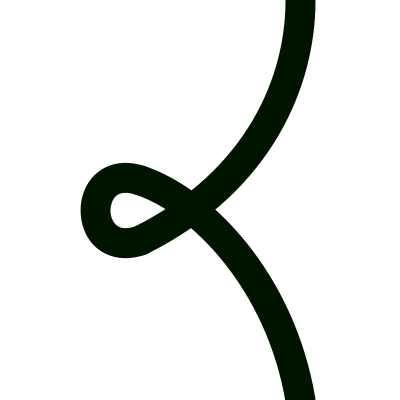
Frame 1 (no input)
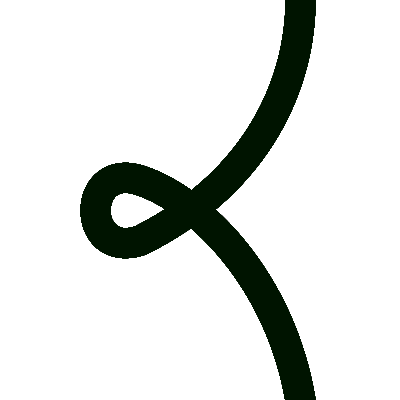
Frame 60 (the mouse pressed at the canvas centre just before this capture)
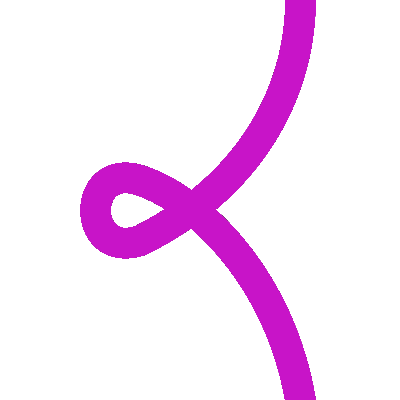
Frame 120 (the mouse held since frame 60 and released just before this capture)

The Processing sketch that drew these frames (run headless with seeded random() and noise(); from frame 60 on, the mouse is pressed at the canvas centre):

// Processing sketch: processing_135392
// ── processing_135392.pde


void setup(){
  size(400,400);
  background(255);
  smooth();
}

void draw(){
noFill();
stroke(mouseY,20,mouseX);
strokeWeight(30);


bezier(300,400,280,280,200,200,140,180);
bezier(140,180, 80,160, 80,260, 140,240); 
bezier(140,240, 260,180, 300,80, 300,0); 

 
  
}
